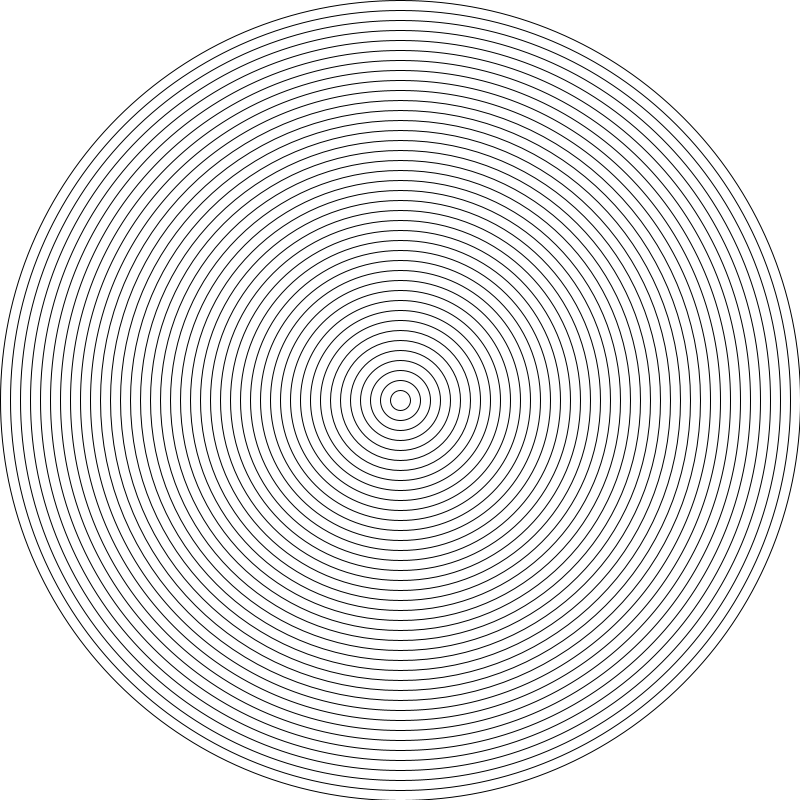
Frame 1 (no input)
Frame 60 (the mouse pressed at the canvas centre just before this capture): identical to frame 1, image omitted
Frame 120 (the mouse held since frame 60 and released just before this capture): identical to frame 1, image omitted

The Processing sketch that drew this single still picture (run headless with seeded random() and noise(); from frame 60 on, the mouse is pressed at the canvas centre):

// Processing sketch: CerclesDinsCercles
// ── CerclesDinsCercles.pde
void setup(){
  size(800, 800);
}

void draw(){
  background (255);
  for (int d= width; d>0; d-=20){
    circle(width/2, height/2, d);
  }
}
